Frame 1 (no input): blank canvas, image omitted
Frame 60 (the mouse pressed at the canvas centre just before this capture): blank canvas, image omitted
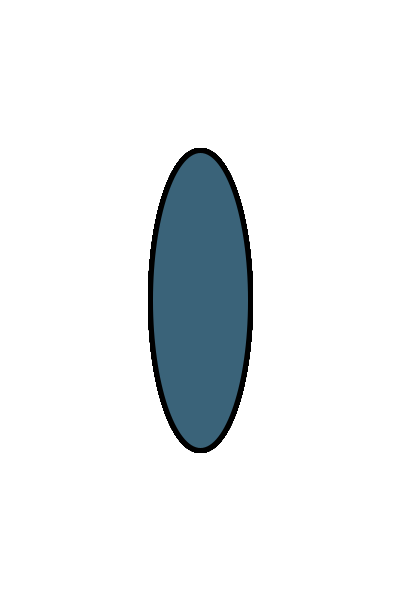
Frame 120 (the mouse held since frame 60 and released just before this capture)

The Processing sketch whose frames 1 and 60 were blank and that drew this single picture after the mouse press (run headless with seeded random() and noise(); from frame 60 on, the mouse is pressed at the canvas centre):

// Processing sketch: processing_48458
// ── processing_48458.pde

void setup ()
{
  size ( 400,600);
  background (255,255,255) ;
  smooth ();
  frameRate (30);
  strokeWeight (5);
  
}





void draw()
{
  fill (random (255) ,random(255),random(255) )  ;
  ellipse (mouseX, mouseY  , mouseX/2,mouseY);
  
  
  
}
